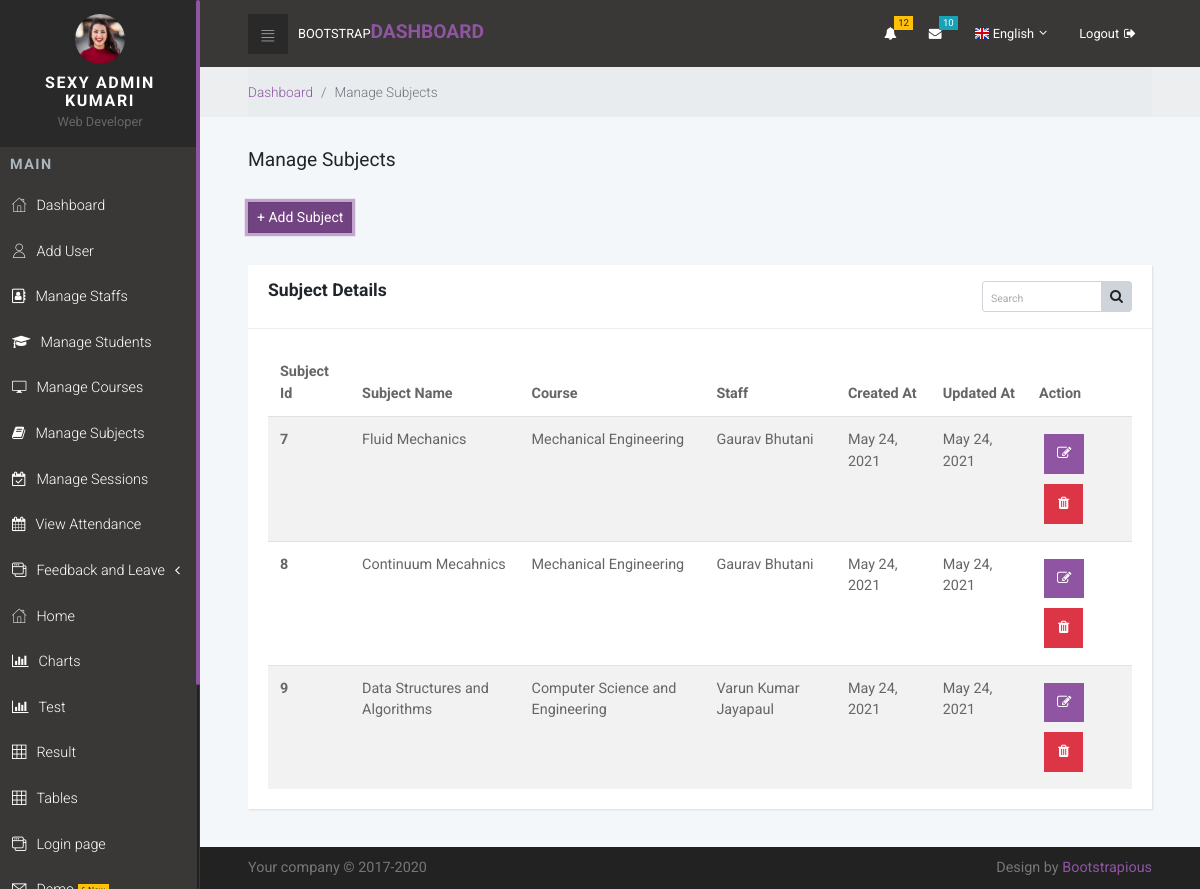
/manage_subjects/ (signed in), run on the app's committed database.
### sms_app/models.py (models this page shows, shortened)
class Subject(models.Model):
    id = models.AutoField(primary_key = True)
    subject_name = models.CharField(max_length = 100)
    under_course = models.ForeignKey(Course, on_delete = models.CASCADE)
    taught_by = models.ForeignKey(
        Staff, on_delete=models.CASCADE, null = True, blank = True)
    date_created = models.DateField(auto_now_add = True)
    date_updated = models.DateField(auto_now = True)

class Course(models.Model):
    id = models.AutoField(primary_key = True)
    course_name = models.CharField(max_length = 100, null = False)
    date_created = models.DateField(auto_now_add = True)
    date_updated = models.DateField(auto_now = True)
    def __str__(self):
        return self.course_name

class Staff(models.Model):
    id = models.AutoField(primary_key = True)
    user = models.OneToOneField(User, on_delete = models.CASCADE)
    GENDER = (('Male', 'Male'),('Female', 'Female'),('Other', 'Other'))
    gender = models.CharField(max_length = 10, choices = GENDER, null=True)
    profile_pic = models.ImageField(default = "avatar-8.jpg", null = True, blank = True)
    address = models.TextField(null = True)
    date_joined = models.DateField(auto_now_add = True)
    last_login = models.DateField(auto_now = True)

### accounts/decorators.py (the view, shortened to what this page needs)
        def wrapper_func(request, *args, **kwargs):
            group = None
            if request.user.groups.exists():
                group = request.user.groups.all()[0].name
            if group in allowed_roles:
                return view_func(request, *args, **kwargs)

### sms_app/HODviews.py (called while the page is built)
@login_required
@allowed_users(allowed_roles=['hod'])
def manage_subjects_view(request):
    subjects = Subject.objects.all()
    context = {
        'subjects' : subjects
    }
    return render(request, 'HOD/manage_subjects.html', context)

### templates/HOD/manage_subjects.html (shortened to what this page needs)
{% extends 'HOD/base.html' %}
{% load static %}
{% block content %}
<div class="breadcrumb-holder">
    <div class="container-fluid">
      <ul class="breadcrumb">
        <li class="breadcrumb-item"><a href="{% url 'hod_dashboard' %}">Dashboard</a></li>
        <li class="breadcrumb-item active">Manage Subjects</li>
      </ul>
    </div>
</div>
<section>
    <div class="container-fluid">
        <header>
            <h1 class="h3 display">Manage Subjects</h1><br>
            <a href="{% url 'add_subjects' %}" class="btn btn-primary btn-sm active" role="button" aria-pressed="true">+ Add Subject</a>
        </header>
        <div class="row">
            <div class="col-lg-12">
              <div class="card">
                <div class="card-header">
                    <h4 class="card-title">Subject Details</h4>
                    <div class="card-tools">
                        <div class="input-group input-group-sm" style="width: 150px;">
                            <input type="text" name="table_search" class="form-control float-right" placeholder="Search">
                            <div class="input-group-append">
                                <button type="submit" class="btn btn-default"><i class="fa fa-search"></i></button>
                            </div>
                        </div>
                    </div>
                </div>
                <div class="card-body">
                  <div class="table-responsive">
                    <table class="table table-striped table-hover">
                      <thead>
                        <tr>
                          <th>Subject Id</th>
                          <th>Subject Name</th>
                          <th>Course</th>
                          <th>Staff</th>
                          <th>Created At</th>
                          <th>Updated At</th>
                          <th class="action">Action</th>
                        </tr>
                      </thead>
                      <tbody>
                        {% for subject in subjects %}
                        <tr>
                          <th scope="row">{{subject.id}}</th>
                          <td>{{subject.subject_name}}</td>
                          <td>{{subject.under_course}}</td>
                          <td>{{subject.taught_by.user.first_name}} {{subject.taught_by.user.last_name}}</td>
                          <td>{{subject.date_created}}</td>
                          <td>{{subject.date_updated}}</td>
                          <td>
                            <div class="action">
                                <a href="#" title="edit"><button type="button" class="btn  btn-primary  fa fa-edit" ></button></a>
                                <a href="#" title="delete" ><button type="button" class="btn btn-danger  fa fa-trash"></button></a>
                            </div>
                          </td>
                        </tr>
                        {% endfor %}
                      </tbody>
                    </table>
                  </div>
                </div>
              </div>
            </div>
        </div>
    </div>
</section>
{% endblock %}

### templates/HOD/navbar.html (shortened to what this page needs)
{% load static %}
<nav class="side-navbar">
    <div class="side-navbar-wrapper">
        <div class="sidenav-header d-flex align-items-center justify-content-center">
            <div class="sidenav-header-inner text-center"><img src="{% static 'img/avatar-8.jpg' %}" alt="person"
                    class="img-fluid rounded-circle">
                <h2 class="h5">Sexy {{request.user.first_name}} {{request.user.last_name}}i</h2><span>Web Developer</span>
            </div>
        </div>
        <div class="main-menu">
            <h5 class="sidenav-heading">Main</h5>
            <ul id="side-main-menu" class="side-menu list-unstyled">
                <li><a href="{% url 'hod_dashboard' %}"> <i class="icon-home"></i>Dashboard </a></li>
                <li><a href="{% url 'register_user' %}"> <i class="icon-user"></i>Add User </a></li>
                <li><a href="{% url 'manage_staff_view' %}"> <i class="fa fa-address-book-o"></i>Manage Staffs </a></li>
                <li><a href="{% url 'manage_student_view' %}"> <i class="fa fa-graduation-cap"></i>Manage Students </a></li>
                <li><a href="{% url 'manage_courses_view' %}"> <i class="icon-screen"></i>Manage Courses </a></li>
                <li><a href="{% url 'manage_subjects_view' %}"> <i class="fa fa-book"></i>Manage Subjects </a></li>
                <li><a href="{% url 'manage_sessions_view' %}"> <i class="fa fa-calendar-check-o"></i>Manage Sessions </a></li>
                <li><a href="{% url 'view_attendance' %}"> <i class="fa fa-calendar"></i>View Attendance </a></li>
                <li><a href="#exampledropdownDropdown" aria-expanded="false" data-toggle="collapse"> <i class="icon-interface-windows"></i>Feedback and Leave </a>
                </li>
                <li><a href="{% url 'admin_dashboard' %}"> <i class="icon-home"></i>Home </a></li>
                <li><a href="{% url 'charts_view' %}"> <i class="fa fa-bar-chart"></i>Charts </a></li>
                <li><a href="{% url 'test-view' %}"> <i class="fa fa-bar-chart"></i>Test </a></li>
                <li><a href="{% url 'result-view' %}"> <i class="icon-grid"></i>Result </a></li>
                <li><a href="{% url 'tables_view' %}"> <i class="icon-grid"></i>Tables </a></li>
                <li><a href="{% url 'login_view' %}"> <i class="icon-interface-windows"></i>Login page </a></li>
                <li> <a href="#"> <i class="icon-mail"></i>Demo
                        <div class="badge badge-warning">6 New</div>
                    </a></li>
            </ul>
        </div>
    </div>
</nav>
<div class="page">
    <header class="header">
        <nav class="navbar">
            <div class="container-fluid">
                <div class="navbar-holder d-flex align-items-center justify-content-between">
                    <div class="navbar-header"><a id="toggle-btn" href="#" class="menu-btn"><i class="icon-bars">
                            </i></a><a href="index.html" class="navbar-brand">
                            <div class="brand-text d-none d-md-inline-block"><span>Bootstrap </span><strong
                                    class="text-primary">Dashboard</strong></div>
                        </a></div>
                    <ul class="nav-menu list-unstyled d-flex flex-md-row align-items-md-center">
                        <li class="nav-item dropdown"> <a id="notifications" rel="nofollow" data-target="#" href="#"
                                data-toggle="dropdown" aria-haspopup="true" aria-expanded="false" class="nav-link"><i
                                    class="fa fa-bell"></i><span class="badge badge-warning">12</span></a>
                        </li>
                        <li class="nav-item dropdown"> <a id="messages" rel="nofollow" data-target="#" href="#"
                                data-toggle="dropdown" aria-haspopup="true" aria-expanded="false" class="nav-link"><i
                                    class="fa fa-envelope"></i><span class="badge badge-info">10</span></a>
                        </li>
                        <li class="nav-item dropdown"><a id="languages" rel="nofollow" data-target="#" href="#"
                                data-toggle="dropdown" aria-haspopup="true" aria-expanded="false"
                                class="nav-link language dropdown-toggle"><img src="{% static 'img/flags/16/GB.png' %}"
                                    alt="English"><span class="d-none d-sm-inline-block">English</span></a>
                        </li>
                        <li class="nav-item"><a href="{% url 'logout' %}" class="nav-link logout"> <span
                                    class="d-none d-sm-inline-block">Logout</span><i class="fa fa-sign-out"></i></a>
                        </li>
                    </ul>
                </div>
            </div>
        </nav>
    </header>

### static/css/custom.css (style rules this page uses)
.card-title { float: left; }
.card-tools { float: right; }

### templates/HOD/manage_subjects.html (style rules this page uses)
.fa-trash, .fa-edit { margin: 5px; padding: 8px 13px; }
.fa-edit { margin:5px; padding:8px 12px; }

### data on the page
Subject: id "7", subject_name "Fluid Mechanics", under_course "Mechanical Engineering", taught_by.user.first_name "Gaurav", taught_by.user.last_name "Bhutani", date_created "May 24, 2021", date_updated "May 24, 2021"
Subject: id "8", subject_name "Continuum Mecahnics", under_course "Mechanical Engineering", taught_by.user.first_name "Gaurav", taught_by.user.last_name "Bhutani", date_created "May 24, 2021", date_updated "May 24, 2021"
Subject: id "9", subject_name "Data Structures and Algorithms", under_course "Computer Science and Engineering", taught_by.user.first_name "Varun Kumar", taught_by.user.last_name "Jayapaul", date_created "May 24, 2021", date_updated "May 24, 2021"

### other printed values
{{ request.user.first_name }} "ADMIN"
{{ request.user.last_name }} "KUMAR"
